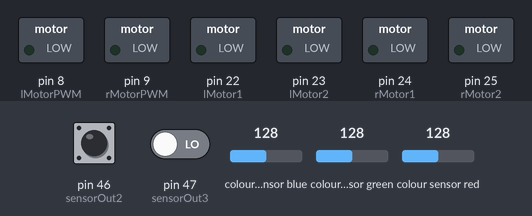
Bench run of a sketch on a simulated Arduino Mega 2560, built with avr-gcc and run on an emulated ATmega2560. Parts: switched loads named in the sketch (green lamp = pin HIGH). Wiring (inferred from the names in the program): TCS3200 colour sensor: output pin 45; S2 pin 48; S3 pin 49; S0 pin 50; S1 pin 51. Inputs (shaded band) come from the test bench; at power-on: pin 46 (sensorOut2) LOW, pin 47 (sensorOut3) LOW, colour sensor blue 128, colour sensor green 128, colour sensor red 128. Pins used as bus, display or sensor lines are not drawn; what the sketch prints to the serial monitor is not drawn.

Above: at 1.2 s.
1.3 s: pin 46 (sensorOut2) pulsed HIGH 5 times (0.12 s each, 0.3 s apart)
At 6.7 s:
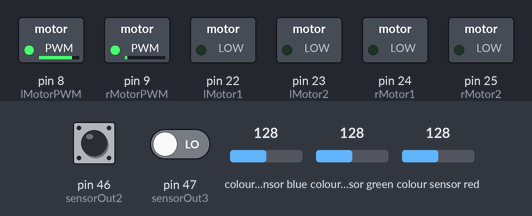
Timing chart, 0 to 8.2 s (numbered marks = the images above; inputs shaded):
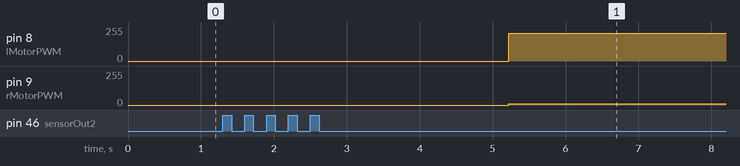

The sketch:

color_sensor.ino
```cpp
/*     Arduino Color Sensing Tutorial
 *
 *  by Dejan Nedelkovski, www.HowToMechatronics.com
 *
 */

#define S0 50           //previous - 4
#define S1 51           //previous - 5
#define S2 48           //previous - 9
#define S3 49           //previous - 10
#define sensorOut1 45   //previous - 8
#define sensorOut2 46   //previous - 9
#define sensorOut3 47   //previous - 10
#define sensorOut4 11


#define lMotor1 22
#define lMotor2 23
#define lMotorPWM 8

#define rMotor1 24
#define rMotor2 25
#define rMotorPWM 9

int frequencyLr = 0;
int frequencyLg = 0;
int frequencyLb = 0;

int frequencyMr = 0;
int frequencyMg = 0;
int frequencyMb = 0;

int frequencyRr = 0;
int frequencyRg = 0;
int frequencyRb = 0;

int effect= 0;

float *hsvL = new float[3];
float *hsvM = new float[3];
float *hsvR = new float[3];

int dir, pwmL, pwmR;

void setup() {
  pinMode(rMotor1, OUTPUT);
  pinMode(rMotor2, OUTPUT);
  pinMode(rMotorPWM, OUTPUT);

  pinMode(lMotor1, OUTPUT);
  pinMode(lMotor2, OUTPUT);
  pinMode(lMotorPWM, OUTPUT);

  pinMode(S0, OUTPUT);
  pinMode(S1, OUTPUT);
  pinMode(S2, OUTPUT);
  pinMode(S3, OUTPUT);
  pinMode(sensorOut1, INPUT);
  pinMode(sensorOut2, INPUT);
  pinMode(sensorOut3, INPUT);
  pinMode(sensorOut4, INPUT);

  // Setting frequency-scaling to 20%
  digitalWrite(S0,HIGH);
  digitalWrite(S1,LOW);

  Serial.begin(115200);
}

boolean useMapping = false;
boolean printSensor1 = true;
boolean printSensor2 = true;
boolean printSensor3 = true;


void moveBot(int dir, int Lpwm, int Rpwm){
  analogWrite(lMotorPWM, Lpwm);
  analogWrite(rMotorPWM, Rpwm);
  delay(10);

  switch(dir){
    case 1: digitalWrite(lMotor1, HIGH);
            digitalWrite(lMotor2, LOW);
            digitalWrite(rMotor1, HIGH);
            digitalWrite(rMotor2, LOW);
            break;

    case 2: digitalWrite(lMotor1, LOW);
            digitalWrite(lMotor2, HIGH);
            digitalWrite(rMotor1, LOW);
            digitalWrite(rMotor2, HIGH);
            break;

    case 3: digitalWrite(lMotor1, LOW);
            digitalWrite(lMotor2, HIGH);
            digitalWrite(rMotor1, HIGH);
            digitalWrite(rMotor2, LOW);
            break;

    case 4: digitalWrite(lMotor1, HIGH);
            digitalWrite(lMotor2, LOW);
            digitalWrite(rMotor1, LOW);
            digitalWrite(rMotor2, HIGH);
            break;

    default:digitalWrite(lMotor1, LOW);
            digitalWrite(lMotor2, LOW);
            digitalWrite(rMotor1, LOW);
            digitalWrite(rMotor2, LOW);
  }
}

float fract(float x) { return x - int(x); }

float mix(float a, float b, float t) { return a + (b - a) * t; }

float step(float e, float x) { return x < e ? 0.0 : 1.0; }

void rgb2hsv(int r, int g, int b, float* hsv) {
  float s = step(b, g);
  float px = mix(b, g, s);
  float py = mix(g, b, s);
  float pz = mix(-1.0, 0.0, s);
  float pw = mix(0.6666666, -0.3333333, s);
  s = step(px, r);
  float qx = mix(px, r, s);
  float qz = mix(pw, pz, s);
  float qw = mix(r, px, s);
  float d = qx - min(qw, py);
  hsv[0] = abs(qz + (qw - py) / (6.0 * d + 1e-10));
  hsv[1] = d / (qx + 1e-10);
  hsv[2] = qx;
}

void loop() {
  // Setting red filtered photodiodes to be read
  digitalWrite(S2,LOW);
  digitalWrite(S3,LOW);
  // Reading the output frequency
  frequencyLr = pulseIn(sensorOut1, LOW);
  frequencyMr = pulseIn(sensorOut2, LOW);
  frequencyRr = pulseIn(sensorOut3, LOW);
  //Remaping the value of the frequency to the RGB Model of 0 to 255
  if(useMapping){
    frequencyLr = map(frequencyLr, 149,341,255,0);
    frequencyMr = map(frequencyMr, 225,440,255,0);
    frequencyRr = map(frequencyRr, 160,368,255,0);
  }
  if(printSensor1){
  // Printing the value on the serial monitor
  Serial.print("R1 ");//printing name
  Serial.print(frequencyLr);//printing RED color frequency
  Serial.print(" ");
  }
  if(printSensor2){
  // Printing the value on the serial monitor
  Serial.print("R2 ");//printing name
  Serial.print(frequencyMr);//printing RED color frequency
  Serial.print(" ");
  }
  if(printSensor3){
  // Printing the value on the serial monitor
  Serial.print("R3 ");//printing name
  Serial.print(frequencyRr);//printing RED color frequency
  Serial.print(" ");
  }
  delay(10);

  // Setting Green filtered photodiodes to be read
  digitalWrite(S2,HIGH);
  digitalWrite(S3,HIGH);
  // Reading the output frequency
  frequencyLg = pulseIn(sensorOut1, LOW);
  frequencyMg = pulseIn(sensorOut2, LOW);
  frequencyRg = pulseIn(sensorOut3, LOW);
  //Remaping the value of the frequency to the RGB Model of 0 to 255
  if(useMapping){
    frequencyLg = map(frequencyLg, 154,344,255,0);
    frequencyMg = map(frequencyMg, 210,424,255,0);
    frequencyRg = map(frequencyRg, 172,367,255,0);
  }
  if(printSensor1){
  // Printing the value on the serial monitor
  Serial.print("G1 ");//printing name
  Serial.print(frequencyLg);//printing RED color frequency
  Serial.print(" ");
  }
  if(printSensor2){
  // Printing the value on the serial monitor
  Serial.print("G2 ");//printing name
  Serial.print(frequencyMg);//printing RED color frequency
  Serial.print(" ");
  }
  if(printSensor3){
  // Printing the value on the serial monitor
  Serial.print("G3 ");//printing name
  Serial.print(frequencyRg);//printing RED color frequency
  Serial.print(" ");
  }
  delay(10);

  // Setting Blue filtered photodiodes to be read
  digitalWrite(S2,LOW);
  digitalWrite(S3,HIGH);
  // Reading the output frequency
  frequencyLb = pulseIn(sensorOut1, LOW);
  frequencyMb = pulseIn(sensorOut2, LOW);
  frequencyRb = pulseIn(sensorOut3, LOW);
  //Remaping the value of the frequency to the RGB Model of 0 to 255
  if(useMapping){
    frequencyLb = map(frequencyLb, 112,251,255,0);
    frequencyMb = map(frequencyMb, 209,423,255,0);
    frequencyRb = map(frequencyRb, 173,374,255,0);
  }
  if(printSensor1){
  // Printing the value on the serial monitor
  Serial.print("B1 ");//printing name
  Serial.print(frequencyLb);//printing RED color frequency
  Serial.print(" ");
  }
  if(printSensor2){
  // Printing the value on the serial monitor
  Serial.print("B2 ");//printing name
  Serial.print(frequencyMb);//printing RED color frequency
  Serial.print(" ");
  }
  if(printSensor3){
  // Printing the value on the serial monitor
  Serial.print("B3 ");//printing name
  Serial.print(frequencyRb);//printing RED color frequency
  Serial.print(" ");
  }
  delay(10);

  rgb2hsv(frequencyLr, frequencyLg, frequencyLb, hsvL);
  rgb2hsv(frequencyMr, frequencyMg, frequencyMb, hsvM);
  rgb2hsv(frequencyRr, frequencyRg, frequencyRb, hsvR);
  //Serial.println(String(hsvL[0])+", "+String(hsvM[0])+", "+String(hsvR[0]));
  dir = 1;
  pwmL = 90;
  pwmR = 90;

  if((hsvL[0] > 0.3 and hsvL[0] < 0.80)and(hsvM[0] > 0.3 and hsvM[0] < 0.80)and(hsvR[0] > 0.3 and hsvR[0] < 0.80)){
    dir = 5;
    Serial.println("I have no purpose in life " );
  }

   if((hsvL[0] < 0.3 or hsvL[0] > 0.75)and(hsvM[0] < 0.3 or hsvM[0] > 0.75)){
    dir = 5;
    pwmL = 90+120;
    pwmR = 90-80;
    Serial.println("Turn Right like crazy ");
  }

  else if((hsvR[0] < 0.3 or hsvR[0] > 0.75)and(hsvM[0] < 0.3 or hsvM[0] > 0.75)){
    dir = 5;
    pwmL = 90-80;
    pwmR = 90+120;
    Serial.println("Turn Left like crazy ");
  }
  else if(hsvL[0] < 0.3 or hsvL[0] > 0.75){
    if (hsvL[0] < 0.3)
    hsvL[0]=1;
    effect= (hsvL[0] - 0.75)*300;
    dir = 5;
    pwmL = 90+effect;
    pwmR = 90-effect;
    Serial.println("Move Right " + String(effect));
  }
  else if(hsvR[0] < 0.3 or hsvR[0] > 0.75){
    if (hsvR[0] < 0.3)
    hsvR[0]=1;
    effect= (hsvR[0] - 0.75)*300;
    dir = 5;
    pwmL = 90-effect;
    pwmR = 90+effect;
    Serial.println("Move Left "+ String(effect));
  }


  moveBot(dir, pwmL, pwmR);

}
```

Measured:
- after the input at 1.3 s, pin 8 (lMotorPWM): 0/255 → 210/255 after 3.9 s instead of 4.7 s; pin 9 (rMotorPWM): 0/255 → 10/255 after 3.9 s instead of 4.7 s
